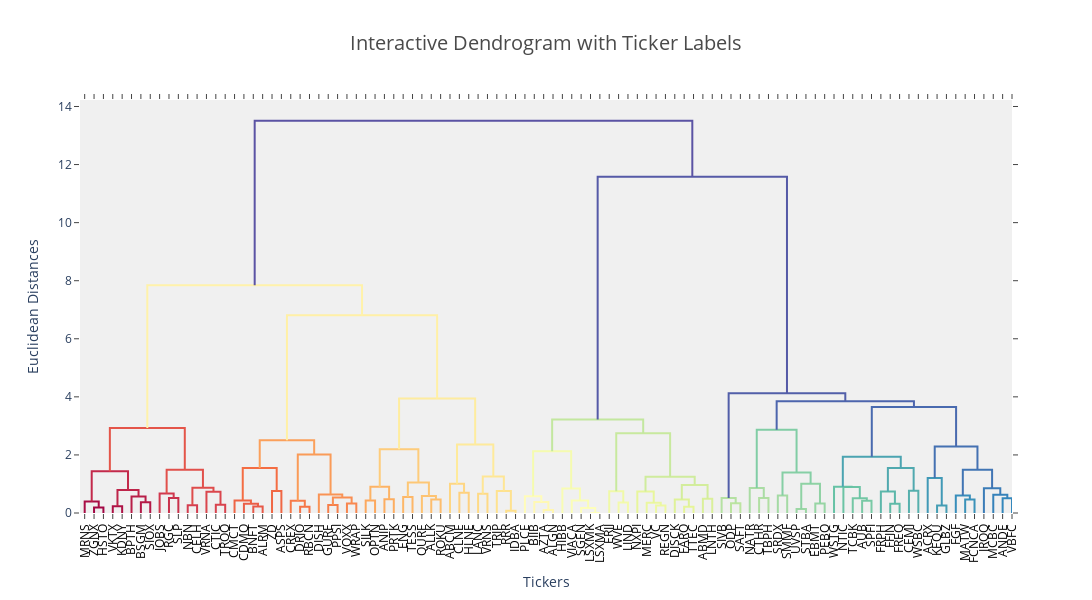

The notebook cell saved with this chart:
### Code cell
# Creating an interactive dendrogram using Plotly
fig = ff.create_dendrogram(
    scaled_features_reduced, 
    labels=labels_reduced,  # Adding ticker labels
    orientation='bottom',  
    linkagefun=lambda x: sch.linkage(x, method='ward')  # Use ward linkage
)

# Adding colours to clusters for better visualization
#fig.update_traces(marker=dict(colorscale='Viridis'), selector=dict(type='scatter'))
# Define a colour palette using seaborn or matplotlib
# Use any colormap; here, 'viridis' is chosen for a range of colours
colors = sns.color_palette("Spectral", len(fig['data'])).as_hex()

# Update line colors for each trace to make clusters more distinct
for i, trace in enumerate(fig['data']):
    trace.update(line=dict(color=colors[i % len(colors)], width=2))
    

# Updating layout for better readability
fig.update_layout(
    width=1800,
    height=600,
    title=dict(
        text='Interactive Dendrogram with Ticker Labels',
        x=0.5,
        xanchor='center',
        font=dict(size=20, color='#4a4a4a')),
    xaxis=dict(
        title='Tickers',
        showticklabels=True,
        tickangle=-90,
        tickfont=dict(size=12, color='black')
    ),
    yaxis=dict(
        title='Euclidean Distances',
        gridcolor='LightGray',
        zerolinecolor='Gray'
    ),
    plot_bgcolor='#f0f0f0'  # Light background color for contrast
)

# Display the interactive dendrogram
fig.show()

### Figure 1 — Plotly figure (JSON) as saved in the notebook; plotly's stock layout.template omitted (floating-point values rounded to 4 significant figures)
{"data": [{"hoverinfo": "text", "line": {"color": "#a20643", "width": 2}, "marker": {"color": "rgb(61,153,112)"}, "mode": "lines", "type": "scatter", "x": [15.0, 15.0, 25.0, 25.0], "xaxis": "x", "y": [0.0, 0.1876, 0.1876, 0.0], "yaxis": "y"}, {"hoverinfo": "text", "line": {"color": "#a90d45", "width": 2}, "marker": {"color": "rgb(61,153,112)"}, "mode": "lines", "type": "scatter", "x": [5.0, 5.0, 20.0, 20.0], "xaxis": "x", "y": [0.0, 0.3975, 0.3975, 0.1876], "yaxis": "y"}, {"hoverinfo": "text", "line": {"color": "#ad1246", "width": 2}, "marker": {"color": "rgb(61,153,112)"}, "mode": "lines", "type": "scatter", "x": [35.0, 35.0, 45.0, 45.0], "xaxis": "x", "y": [0.0, 0.2292, 0.2292, 0.0], "yaxis": "y"}, {"hoverinfo": "text", "line": {"color": "#b41947", "width": 2}, "marker": {"color": "rgb(61,153,112)"}, "mode": "lines", "type": "scatter", "x": [65.0, 65.0, 75.0, 75.0], "xaxis": "x", "y": [0.0, 0.3717, 0.3717, 0.0], "yaxis": "y"}, {"hoverinfo": "text", "line": {"color": "#b81e48", "width": 2}, "marker": {"color": "rgb(61,153,112)"}, "mode": "lines", "type": "scatter", "x": [55.0, 55.0, 70.0, 70.0], "xaxis": "x", "y": [0.0, 0.5664, 0.5664, 0.3717], "yaxis": "y"}, {"hoverinfo": "text", "line": {"color": "#be254a", "width": 2}, "marker": {"color": "rgb(61,153,112)"}, "mode": "lines", "type": "scatter", "x": [40.0, 40.0, 62.5, 62.5], "xaxis": "x", "y": [0.2292, 0.7898, 0.7898, 0.5664], "yaxis": "y"}, {"hoverinfo": "text", "line": {"color": "#c32a4b", "width": 2}, "marker": {"color": "rgb(61,153,112)"}, "mode": "lines", "type": "scatter", "x": [12.5, 12.5, 51.25, 51.25], "xaxis": "x", "y": [0.3975, 1.439, 1.439, 0.7898], "yaxis": "y"}, {"hoverinfo": "text", "line": {"color": "#c9314c", "width": 2}, "marker": {"color": "rgb(61,153,112)"}, "mode": "lines", "type": "scatter", "x": [95.0, 95.0, 105.0, 105.0], "xaxis": "x", "y": [0.0, 0.5168, 0.5168, 0.0], "yaxis": "y"}, {"hoverinfo": "text", "line": {"color": "#d0384e", "width": 2}, "marker": {"color": "rgb(61,153,112)"}, "mode": "lines", "type": "scatter", "x": [85.0, 85.0, 100.0, 100.0], "xaxis": "x", "y": [0.0, 0.6685, 0.6685, 0.5168], "yaxis": "y"}, {"hoverinfo": "text", "line": {"color": "#d43d4f", "width": 2}, "marker": {"color": "rgb(61,153,112)"}, "mode": "lines", "type": "scatter", "x": [115.0, 115.0, 125.0, 125.0], "xaxis": "x", "y": [0.0, 0.2639, 0.2639, 0.0], "yaxis": "y"}, {"hoverinfo": "text", "line": {"color": "#d8434e", "width": 2}, "marker": {"color": "rgb(61,153,112)"}, "mode": "lines", "type": "scatter", "x": [145.0, 145.0, 155.0, 155.0], "xaxis": "x", "y": [0.0, 0.2824, 0.2824, 0.0], "yaxis": "y"}, {"hoverinfo": "text", "line": {"color": "#da464d", "width": 2}, "marker": {"color": "rgb(61,153,112)"}, "mode": "lines", "type": "scatter", "x": [135.0, 135.0, 150.0, 150.0], "xaxis": "x", "y": [0.0, 0.7336, 0.7336, 0.2824], "yaxis": "y"}, {"hoverinfo": "text", "line": {"color": "#de4c4b", "width": 2}, "marker": {"color": "rgb(61,153,112)"}, "mode": "lines", "type": "scatter", "x": [120.0, 120.0, 142.5, 142.5], "xaxis": "x", "y": [0.2639, 0.8723, 0.8723, 0.7336], "yaxis": "y"}, {"hoverinfo": "text", "line": {"color": "#e1504b", "width": 2}, "marker": {"color": "rgb(61,153,112)"}, "mode": "lines", "type": "scatter", "x": [92.5, 92.5, 131.2, 131.2], "xaxis": "x", "y": [0.6685, 1.486, 1.486, 0.8723], "yaxis": "y"}, {"hoverinfo": "text", "line": {"color": "#e45549", "width": 2}, "marker": {"color": "rgb(61,153,112)"}, "mode": "lines", "type": "scatter", "x": [31.88, 31.88, 111.9, 111.9], "xaxis": "x", "y": [1.439, 2.928, 2.928, 1.486], "yaxis": "y"}, {"hoverinfo": "text", "line": {"color": "#e75948", "width": 2}, "marker": {"color": "rgb(61,153,112)"}, "mode": "lines", "type": "scatter", "x": [185.0, 185.0, 195.0, 195.0], "xaxis": "x", "y": [0.0, 0.2207, 0.2207, 0.0], "yaxis": "y"}, {"hoverinfo": "text", "line": {"color": "#ea5e47", "width": 2}, "marker": {"color": "rgb(61,153,112)"}, "mode": "lines", "type": "scatter", "x": [175.0, 175.0, 190.0, 190.0], "xaxis": "x", "y": [0.0, 0.3184, 0.3184, 0.2207], "yaxis": "y"}, {"hoverinfo": "text", "line": {"color": "#ee6445", "width": 2}, "marker": {"color": "rgb(61,153,112)"}, "mode": "lines", "type": "scatter", "x": [165.0, 165.0, 182.5, 182.5], "xaxis": "x", "y": [0.0, 0.4342, 0.4342, 0.3184], "yaxis": "y"}, {"hoverinfo": "text", "line": {"color": "#f06744", "width": 2}, "marker": {"color": "rgb(61,153,112)"}, "mode": "lines", "type": "scatter", "x": [205.0, 205.0, 215.0, 215.0], "xaxis": "x", "y": [0.0, 0.7583, 0.7583, 0.0], "yaxis": "y"}, {"hoverinfo": "text", "line": {"color": "#f46d43", "width": 2}, "marker": {"color": "rgb(61,153,112)"}, "mode": "lines", "type": "scatter", "x": [173.8, 173.8, 210.0, 210.0], "xaxis": "x", "y": [0.4342, 1.549, 1.549, 0.7583], "yaxis": "y"}, {"hoverinfo": "text", "line": {"color": "#f57245", "width": 2}, "marker": {"color": "rgb(61,153,112)"}, "mode": "lines", "type": "scatter", "x": [235.0, 235.0, 245.0, 245.0], "xaxis": "x", "y": [0.0, 0.2162, 0.2162, 0.0], "yaxis": "y"}, {"hoverinfo": "text", "line": {"color": "#f67a49", "width": 2}, "marker": {"color": "rgb(61,153,112)"}, "mode": "lines", "type": "scatter", "x": [225.0, 225.0, 240.0, 240.0], "xaxis": "x", "y": [0.0, 0.4209, 0.4209, 0.2162], "yaxis": "y"}, {"hoverinfo": "text", "line": {"color": "#f67f4b", "width": 2}, "marker": {"color": "rgb(61,153,112)"}, "mode": "lines", "type": "scatter", "x": [265.0, 265.0, 275.0, 275.0], "xaxis": "x", "y": [0.0, 0.2715, 0.2715, 0.0], "yaxis": "y"}, {"hoverinfo": "text", "line": {"color": "#f8864f", "width": 2}, "marker": {"color": "rgb(61,153,112)"}, "mode": "lines", "type": "scatter", "x": [285.0, 285.0, 295.0, 295.0], "xaxis": "x", "y": [0.0, 0.3267, 0.3267, 0.0], "yaxis": "y"}, {"hoverinfo": "text", "line": {"color": "#f98e52", "width": 2}, "marker": {"color": "rgb(61,153,112)"}, "mode": "lines", "type": "scatter", "x": [270.0, 270.0, 290.0, 290.0], "xaxis": "x", "y": [0.2715, 0.5306, 0.5306, 0.3267], "yaxis": "y"}, {"hoverinfo": "text", "line": {"color": "#f99355", "width": 2}, "marker": {"color": "rgb(61,153,112)"}, "mode": "lines", "type": "scatter", "x": [255.0, 255.0, 280.0, 280.0], "xaxis": "x", "y": [0.0, 0.639, 0.639, 0.5306], "yaxis": "y"}, {"hoverinfo": "text", "line": {"color": "#fa9b58", "width": 2}, "marker": {"color": "rgb(61,153,112)"}, "mode": "lines", "type": "scatter", "x": [232.5, 232.5, 267.5, 267.5], "xaxis": "x", "y": [0.4209, 2.019, 2.019, 0.639], "yaxis": "y"}, {"hoverinfo": "text", "line": {"color": "#fba05b", "width": 2}, "marker": {"color": "rgb(61,153,112)"}, "mode": "lines", "type": "scatter", "x": [191.9, 191.9, 250.0, 250.0], "xaxis": "x", "y": [1.549, 2.505, 2.505, 2.019], "yaxis": "y"}, {"hoverinfo": "text", "line": {"color": "#fca85e", "width": 2}, "marker": {"color": "rgb(61,153,112)"}, "mode": "lines", "type": "scatter", "x": [305.0, 305.0, 315.0, 315.0], "xaxis": "x", "y": [0.0, 0.433, 0.433, 0.0], "yaxis": "y"}, {"hoverinfo": "text", "line": {"color": "#fdad60", "width": 2}, "marker": {"color": "rgb(61,153,112)"}, "mode": "lines", "type": "scatter", "x": [325.0, 325.0, 335.0, 335.0], "xaxis": "x", "y": [0.0, 0.4744, 0.4744, 0.0], "yaxis": "y"}, {"hoverinfo": "text", "line": {"color": "#fdb365", "width": 2}, "marker": {"color": "rgb(61,153,112)"}, "mode": "lines", "type": "scatter", "x": [310.0, 310.0, 330.0, 330.0], "xaxis": "x", "y": [0.433, 0.9006, 0.9006, 0.4744], "yaxis": "y"}, {"hoverinfo": "text", "line": {"color": "#fdb768", "width": 2}, "marker": {"color": "rgb(61,153,112)"}, "mode": "lines", "type": "scatter", "x": [345.0, 345.0, 355.0, 355.0], "xaxis": "x", "y": [0.0, 0.553, 0.553, 0.0], "yaxis": "y"}, {"hoverinfo": "text", "line": {"color": "#fdbd6d", "width": 2}, "marker": {"color": "rgb(61,153,112)"}, "mode": "lines", "type": "scatter", "x": [375.0, 375.0, 385.0, 385.0], "xaxis": "x", "y": [0.0, 0.4613, 0.4613, 0.0], "yaxis": "y"}, {"hoverinfo": "text", "line": {"color": "#fdc372", "width": 2}, "marker": {"color": "rgb(61,153,112)"}, "mode": "lines", "type": "scatter", "x": [365.0, 365.0, 380.0, 380.0], "xaxis": "x", "y": [0.0, 0.5851, 0.5851, 0.4613], "yaxis": "y"}, {"hoverinfo": "text", "line": {"color": "#fdc776", "width": 2}, "marker": {"color": "rgb(61,153,112)"}, "mode": "lines", "type": "scatter", "x": [350.0, 350.0, 372.5, 372.5], "xaxis": "x", "y": [0.553, 1.048, 1.048, 0.5851], "yaxis": "y"}, {"hoverinfo": "text", "line": {"color": "#fecc7b", "width": 2}, "marker": {"color": "rgb(61,153,112)"}, "mode": "lines", "type": "scatter", "x": [320.0, 320.0, 361.2, 361.2], "xaxis": "x", "y": [0.9006, 2.195, 2.195, 1.048], "yaxis": "y"}, {"hoverinfo": "text", "line": {"color": "#fed07e", "width": 2}, "marker": {"color": "rgb(61,153,112)"}, "mode": "lines", "type": "scatter", "x": [405.0, 405.0, 415.0, 415.0], "xaxis": "x", "y": [0.0, 0.7014, 0.7014, 0.0], "yaxis": "y"}, {"hoverinfo": "text", "line": {"color": "#fed683", "width": 2}, "marker": {"color": "rgb(61,153,112)"}, "mode": "lines", "type": "scatter", "x": [395.0, 395.0, 410.0, 410.0], "xaxis": "x", "y": [0.0, 1.008, 1.008, 0.7014], "yaxis": "y"}, {"hoverinfo": "text", "line": {"color": "#feda86", "width": 2}, "marker": {"color": "rgb(61,153,112)"}, "mode": "lines", "type": "scatter", "x": [425.0, 425.0, 435.0, 435.0], "xaxis": "x", "y": [0.0, 0.6661, 0.6661, 0.0], "yaxis": "y"}, {"hoverinfo": "text", "line": {"color": "#fee08b", "width": 2}, "marker": {"color": "rgb(61,153,112)"}, "mode": "lines", "type": "scatter", "x": [455.0, 455.0, 465.0, 465.0], "xaxis": "x", "y": [0.0, 0.07894, 0.07894, 0.0], "yaxis": "y"}, {"hoverinfo": "text", "line": {"color": "#fee28f", "width": 2}, "marker": {"color": "rgb(61,153,112)"}, "mode": "lines", "type": "scatter", "x": [445.0, 445.0, 460.0, 460.0], "xaxis": "x", "y": [0.0, 0.7592, 0.7592, 0.07894], "yaxis": "y"}, {"hoverinfo": "text", "line": {"color": "#fee695", "width": 2}, "marker": {"color": "rgb(61,153,112)"}, "mode": "lines", "type": "scatter", "x": [430.0, 430.0, 452.5, 452.5], "xaxis": "x", "y": [0.6661, 1.255, 1.255, 0.7592], "yaxis": "y"}, {"hoverinfo": "text", "line": {"color": "#feea9b", "width": 2}, "marker": {"color": "rgb(61,153,112)"}, "mode": "lines", "type": "scatter", "x": [402.5, 402.5, 441.2, 441.2], "xaxis": "x", "y": [1.008, 2.357, 2.357, 1.255], "yaxis": "y"}, {"hoverinfo": "text", "line": {"color": "#feec9f", "width": 2}, "marker": {"color": "rgb(61,153,112)"}, "mode": "lines", "type": "scatter", "x": [340.6, 340.6, 421.9, 421.9], "xaxis": "x", "y": [2.195, 3.94, 3.94, 2.357], "yaxis": "y"}, {"hoverinfo": "text", "line": {"color": "#fff0a6", "width": 2}, "marker": {"color": "rgb(61,153,112)"}, "mode": "lines", "type": "scatter", "x": [220.9, 220.9, 381.2, 381.2], "xaxis": "x", "y": [2.505, 6.81, 6.81, 3.94], "yaxis": "y"}, {"hoverinfo": "text", "line": {"color": "#fff2aa", "width": 2}, "marker": {"color": "rgb(61,153,112)"}, "mode": "lines", "type": "scatter", "x": [71.88, 71.88, 301.1, 301.1], "xaxis": "x", "y": [2.928, 7.847, 7.847, 6.81], "yaxis": "y"}, {"hoverinfo": "text", "line": {"color": "#fff6b0", "width": 2}, "marker": {"color": "rgb(255,65,54)"}, "mode": "lines", "type": "scatter", "x": [495.0, 495.0, 505.0, 505.0], "xaxis": "x", "y": [0.0, 0.104, 0.104, 0.0], "yaxis": "y"}, {"hoverinfo": "text", "line": {"color": "#fff8b4", "width": 2}, "marker": {"color": "rgb(255,65,54)"}, "mode": "lines", "type": "scatter", "x": [485.0, 485.0, 500.0, 500.0], "xaxis": "x", "y": [0.0, 0.3751, 0.3751, 0.104], "yaxis": "y"}, {"hoverinfo": "text", "line": {"color": "#fffcba", "width": 2}, "marker": {"color": "rgb(255,65,54)"}, "mode": "lines", "type": "scatter", "x": [475.0, 475.0, 492.5, 492.5], "xaxis": "x", "y": [0.0, 0.5807, 0.5807, 0.3751], "yaxis": "y"}, {"hoverinfo": "text", "line": {"color": "#ffffbe", "width": 2}, "marker": {"color": "rgb(255,65,54)"}, "mode": "lines", "type": "scatter", "x": [545.0, 545.0, 555.0, 555.0], "xaxis": "x", "y": [0.0, 0.0, 0.0, 0.0], "yaxis": "y"}, {"hoverinfo": "text", "line": {"color": "#fdfebb", "width": 2}, "marker": {"color": "rgb(255,65,54)"}, "mode": "lines", "type": "scatter", "x": [535.0, 535.0, 550.0, 550.0], "xaxis": "x", "y": [0.0, 0.1763, 0.1763, 0.0], "yaxis": "y"}, {"hoverinfo": "text", "line": {"color": "#fafdb7", "width": 2}, "marker": {"color": "rgb(255,65,54)"}, "mode": "lines", "type": "scatter", "x": [525.0, 525.0, 542.5, 542.5], "xaxis": "x", "y": [0.0, 0.4268, 0.4268, 0.1763], "yaxis": "y"}, {"hoverinfo": "text", "line": {"color": "#f8fcb4", "width": 2}, "marker": {"color": "rgb(255,65,54)"}, "mode": "lines", "type": "scatter", "x": [515.0, 515.0, 533.8, 533.8], "xaxis": "x", "y": [0.0, 0.8454, 0.8454, 0.4268], "yaxis": "y"}, {"hoverinfo": "text", "line": {"color": "#f5fbaf", "width": 2}, "marker": {"color": "rgb(255,65,54)"}, "mode": "lines", "type": "scatter", "x": [483.8, 483.8, 524.4, 524.4], "xaxis": "x", "y": [0.5807, 2.128, 2.128, 0.8454], "yaxis": "y"}, {"hoverinfo": "text", "line": {"color": "#f3faac", "width": 2}, "marker": {"color": "rgb(255,65,54)"}, "mode": "lines", "type": "scatter", "x": [575.0, 575.0, 585.0, 585.0], "xaxis": "x", "y": [0.0, 0.3645, 0.3645, 0.0], "yaxis": "y"}, {"hoverinfo": "text", "line": {"color": "#f0f9a7", "width": 2}, "marker": {"color": "rgb(255,65,54)"}, "mode": "lines", "type": "scatter", "x": [565.0, 565.0, 580.0, 580.0], "xaxis": "x", "y": [0.0, 0.7461, 0.7461, 0.3645], "yaxis": "y"}, {"hoverinfo": "text", "line": {"color": "#eef8a4", "width": 2}, "marker": {"color": "rgb(255,65,54)"}, "mode": "lines", "type": "scatter", "x": [615.0, 615.0, 625.0, 625.0], "xaxis": "x", "y": [0.0, 0.255, 0.255, 0.0], "yaxis": "y"}, {"hoverinfo": "text", "line": {"color": "#ebf7a0", "width": 2}, "marker": {"color": "rgb(255,65,54)"}, "mode": "lines", "type": "scatter", "x": [605.0, 605.0, 620.0, 620.0], "xaxis": "x", "y": [0.0, 0.3524, 0.3524, 0.255], "yaxis": "y"}, {"hoverinfo": "text", "line": {"color": "#e8f69b", "width": 2}, "marker": {"color": "rgb(255,65,54)"}, "mode": "lines", "type": "scatter", "x": [595.0, 595.0, 612.5, 612.5], "xaxis": "x", "y": [0.0, 0.7383, 0.7383, 0.3524], "yaxis": "y"}, {"hoverinfo": "text", "line": {"color": "#e6f598", "width": 2}, "marker": {"color": "rgb(255,65,54)"}, "mode": "lines", "type": "scatter", "x": [645.0, 645.0, 655.0, 655.0], "xaxis": "x", "y": [0.0, 0.2185, 0.2185, 0.0], "yaxis": "y"}, {"hoverinfo": "text", "line": {"color": "#dff299", "width": 2}, "marker": {"color": "rgb(255,65,54)"}, "mode": "lines", "type": "scatter", "x": [635.0, 635.0, 650.0, 650.0], "xaxis": "x", "y": [0.0, 0.4651, 0.4651, 0.2185], "yaxis": "y"}, {"hoverinfo": "text", "line": {"color": "#daf09a", "width": 2}, "marker": {"color": "rgb(255,65,54)"}, "mode": "lines", "type": "scatter", "x": [665.0, 665.0, 675.0, 675.0], "xaxis": "x", "y": [0.0, 0.4874, 0.4874, 0.0], "yaxis": "y"}, {"hoverinfo": "text", "line": {"color": "#d3ed9c", "width": 2}, "marker": {"color": "rgb(255,65,54)"}, "mode": "lines", "type": "scatter", "x": [642.5, 642.5, 670.0, 670.0], "xaxis": "x", "y": [0.4651, 0.9626, 0.9626, 0.4874], "yaxis": "y"}, {"hoverinfo": "text", "line": {"color": "#cfec9d", "width": 2}, "marker": {"color": "rgb(255,65,54)"}, "mode": "lines", "type": "scatter", "x": [603.8, 603.8, 656.2, 656.2], "xaxis": "x", "y": [0.7383, 1.25, 1.25, 0.9626], "yaxis": "y"}, {"hoverinfo": "text", "line": {"color": "#c8e99e", "width": 2}, "marker": {"color": "rgb(255,65,54)"}, "mode": "lines", "type": "scatter", "x": [572.5, 572.5, 630.0, 630.0], "xaxis": "x", "y": [0.7461, 2.749, 2.749, 1.25], "yaxis": "y"}, {"hoverinfo": "text", "line": {"color": "#c3e79f", "width": 2}, "marker": {"color": "rgb(255,65,54)"}, "mode": "lines", "type": "scatter", "x": [504.1, 504.1, 601.2, 601.2], "xaxis": "x", "y": [2.128, 3.219, 3.219, 2.749], "yaxis": "y"}, {"hoverinfo": "text", "line": {"color": "#bce4a0", "width": 2}, "marker": {"color": "rgb(35,205,205)"}, "mode": "lines", "type": "scatter", "x": [695.0, 695.0, 705.0, 705.0], "xaxis": "x", "y": [0.0, 0.3356, 0.3356, 0.0], "yaxis": "y"}, {"hoverinfo": "text", "line": {"color": "#b5e1a2", "width": 2}, "marker": {"color": "rgb(35,205,205)"}, "mode": "lines", "type": "scatter", "x": [685.0, 685.0, 700.0, 700.0], "xaxis": "x", "y": [0.0, 0.5176, 0.5176, 0.3356], "yaxis": "y"}, {"hoverinfo": "text", "line": {"color": "#b1dfa3", "width": 2}, "marker": {"color": "rgb(35,205,205)"}, "mode": "lines", "type": "scatter", "x": [725.0, 725.0, 735.0, 735.0], "xaxis": "x", "y": [0.0, 0.5169, 0.5169, 0.0], "yaxis": "y"}, {"hoverinfo": "text", "line": {"color": "#aadca4", "width": 2}, "marker": {"color": "rgb(35,205,205)"}, "mode": "lines", "type": "scatter", "x": [715.0, 715.0, 730.0, 730.0], "xaxis": "x", "y": [0.0, 0.8596, 0.8596, 0.5169], "yaxis": "y"}, {"hoverinfo": "text", "line": {"color": "#a4daa4", "width": 2}, "marker": {"color": "rgb(35,205,205)"}, "mode": "lines", "type": "scatter", "x": [745.0, 745.0, 755.0, 755.0], "xaxis": "x", "y": [0.0, 0.6065, 0.6065, 0.0], "yaxis": "y"}, {"hoverinfo": "text", "line": {"color": "#9cd7a4", "width": 2}, "marker": {"color": "rgb(35,205,205)"}, "mode": "lines", "type": "scatter", "x": [765.0, 765.0, 775.0, 775.0], "xaxis": "x", "y": [0.0, 0.1385, 0.1385, 0.0], "yaxis": "y"}, {"hoverinfo": "text", "line": {"color": "#97d5a4", "width": 2}, "marker": {"color": "rgb(35,205,205)"}, "mode": "lines", "type": "scatter", "x": [785.0, 785.0, 795.0, 795.0], "xaxis": "x", "y": [0.0, 0.3265, 0.3265, 0.0], "yaxis": "y"}, {"hoverinfo": "text", "line": {"color": "#8fd2a4", "width": 2}, "marker": {"color": "rgb(35,205,205)"}, "mode": "lines", "type": "scatter", "x": [770.0, 770.0, 790.0, 790.0], "xaxis": "x", "y": [0.1385, 1.008, 1.008, 0.3265], "yaxis": "y"}, {"hoverinfo": "text", "line": {"color": "#86cfa5", "width": 2}, "marker": {"color": "rgb(35,205,205)"}, "mode": "lines", "type": "scatter", "x": [750.0, 750.0, 780.0, 780.0], "xaxis": "x", "y": [0.6065, 1.391, 1.391, 1.008], "yaxis": "y"}, {"hoverinfo": "text", "line": {"color": "#81cda5", "width": 2}, "marker": {"color": "rgb(35,205,205)"}, "mode": "lines", "type": "scatter", "x": [722.5, 722.5, 765.0, 765.0], "xaxis": "x", "y": [0.8596, 2.869, 2.869, 1.391], "yaxis": "y"}, {"hoverinfo": "text", "line": {"color": "#79c9a5", "width": 2}, "marker": {"color": "rgb(35,205,205)"}, "mode": "lines", "type": "scatter", "x": [835.0, 835.0, 845.0, 845.0], "xaxis": "x", "y": [0.0, 0.4206, 0.4206, 0.0], "yaxis": "y"}, {"hoverinfo": "text", "line": {"color": "#74c7a5", "width": 2}, "marker": {"color": "rgb(35,205,205)"}, "mode": "lines", "type": "scatter", "x": [825.0, 825.0, 840.0, 840.0], "xaxis": "x", "y": [0.0, 0.506, 0.506, 0.4206], "yaxis": "y"}, {"hoverinfo": "text", "line": {"color": "#6bc4a5", "width": 2}, "marker": {"color": "rgb(35,205,205)"}, "mode": "lines", "type": "scatter", "x": [815.0, 815.0, 832.5, 832.5], "xaxis": "x", "y": [0.0, 0.896, 0.896, 0.506], "yaxis": "y"}, {"hoverinfo": "text", "line": {"color": "#66c2a5", "width": 2}, "marker": {"color": "rgb(35,205,205)"}, "mode": "lines", "type": "scatter", "x": [805.0, 805.0, 823.8, 823.8], "xaxis": "x", "y": [0.0, 0.9076, 0.9076, 0.896], "yaxis": "y"}, {"hoverinfo": "text", "line": {"color": "#60bba8", "width": 2}, "marker": {"color": "rgb(35,205,205)"}, "mode": "lines", "type": "scatter", "x": [865.0, 865.0, 875.0, 875.0], "xaxis": "x", "y": [0.0, 0.3168, 0.3168, 0.0], "yaxis": "y"}, {"hoverinfo": "text", "line": {"color": "#5cb7aa", "width": 2}, "marker": {"color": "rgb(35,205,205)"}, "mode": "lines", "type": "scatter", "x": [855.0, 855.0, 870.0, 870.0], "xaxis": "x", "y": [0.0, 0.7415, 0.7415, 0.3168], "yaxis": "y"}, {"hoverinfo": "text", "line": {"color": "#56b0ad", "width": 2}, "marker": {"color": "rgb(35,205,205)"}, "mode": "lines", "type": "scatter", "x": [885.0, 885.0, 895.0, 895.0], "xaxis": "x", "y": [0.0, 0.7654, 0.7654, 0.0], "yaxis": "y"}, {"hoverinfo": "text", "line": {"color": "#50a9af", "width": 2}, "marker": {"color": "rgb(35,205,205)"}, "mode": "lines", "type": "scatter", "x": [862.5, 862.5, 890.0, 890.0], "xaxis": "x", "y": [0.7415, 1.554, 1.554, 0.7654], "yaxis": "y"}, {"hoverinfo": "text", "line": {"color": "#4ba4b1", "width": 2}, "marker": {"color": "rgb(35,205,205)"}, "mode": "lines", "type": "scatter", "x": [814.4, 814.4, 876.2, 876.2], "xaxis": "x", "y": [0.9076, 1.934, 1.934, 1.554], "yaxis": "y"}, {"hoverinfo": "text", "line": {"color": "#459eb4", "width": 2}, "marker": {"color": "rgb(35,205,205)"}, "mode": "lines", "type": "scatter", "x": [915.0, 915.0, 925.0, 925.0], "xaxis": "x", "y": [0.0, 0.2582, 0.2582, 0.0], "yaxis": "y"}, {"hoverinfo": "text", "line": {"color": "#4199b6", "width": 2}, "marker": {"color": "rgb(35,205,205)"}, "mode": "lines", "type": "scatter", "x": [905.0, 905.0, 920.0, 920.0], "xaxis": "x", "y": [0.0, 1.201, 1.201, 0.2582], "yaxis": "y"}, {"hoverinfo": "text", "line": {"color": "#3b92b9", "width": 2}, "marker": {"color": "rgb(35,205,205)"}, "mode": "lines", "type": "scatter", "x": [945.0, 945.0, 955.0, 955.0], "xaxis": "x", "y": [0.0, 0.4647, 0.4647, 0.0], "yaxis": "y"}, {"hoverinfo": "text", "line": {"color": "#378ebb", "width": 2}, "marker": {"color": "rgb(35,205,205)"}, "mode": "lines", "type": "scatter", "x": [935.0, 935.0, 950.0, 950.0], "xaxis": "x", "y": [0.0, 0.5994, 0.5994, 0.4647], "yaxis": "y"}, {"hoverinfo": "text", "line": {"color": "#3387bc", "width": 2}, "marker": {"color": "rgb(35,205,205)"}, "mode": "lines", "type": "scatter", "x": [985.0, 985.0, 995.0, 995.0], "xaxis": "x", "y": [0.0, 0.5047, 0.5047, 0.0], "yaxis": "y"}, {"hoverinfo": "text", "line": {"color": "#3682ba", "width": 2}, "marker": {"color": "rgb(35,205,205)"}, "mode": "lines", "type": "scatter", "x": [975.0, 975.0, 990.0, 990.0], "xaxis": "x", "y": [0.0, 0.6268, 0.6268, 0.5047], "yaxis": "y"}, {"hoverinfo": "text", "line": {"color": "#3b7cb7", "width": 2}, "marker": {"color": "rgb(35,205,205)"}, "mode": "lines", "type": "scatter", "x": [965.0, 965.0, 982.5, 982.5], "xaxis": "x", "y": [0.0, 0.8522, 0.8522, 0.6268], "yaxis": "y"}, {"hoverinfo": "text", "line": {"color": "#4175b4", "width": 2}, "marker": {"color": "rgb(35,205,205)"}, "mode": "lines", "type": "scatter", "x": [942.5, 942.5, 973.8, 973.8], "xaxis": "x", "y": [0.5994, 1.486, 1.486, 0.8522], "yaxis": "y"}, {"hoverinfo": "text", "line": {"color": "#4471b2", "width": 2}, "marker": {"color": "rgb(35,205,205)"}, "mode": "lines", "type": "scatter", "x": [912.5, 912.5, 958.1, 958.1], "xaxis": "x", "y": [1.201, 2.293, 2.293, 1.486], "yaxis": "y"}, {"hoverinfo": "text", "line": {"color": "#496aaf", "width": 2}, "marker": {"color": "rgb(35,205,205)"}, "mode": "lines", "type": "scatter", "x": [845.3, 845.3, 935.3, 935.3], "xaxis": "x", "y": [1.934, 3.654, 3.654, 2.293], "yaxis": "y"}, {"hoverinfo": "text", "line": {"color": "#4d65ad", "width": 2}, "marker": {"color": "rgb(35,205,205)"}, "mode": "lines", "type": "scatter", "x": [743.8, 743.8, 890.3, 890.3], "xaxis": "x", "y": [2.869, 3.848, 3.848, 3.654], "yaxis": "y"}, {"hoverinfo": "text", "line": {"color": "#525fa9", "width": 2}, "marker": {"color": "rgb(35,205,205)"}, "mode": "lines", "type": "scatter", "x": [692.5, 692.5, 817.0, 817.0], "xaxis": "x", "y": [0.5176, 4.126, 4.126, 3.848], "yaxis": "y"}, {"hoverinfo": "text", "line": {"color": "#555aa7", "width": 2}, "marker": {"color": "rgb(0,116,217)"}, "mode": "lines", "type": "scatter", "x": [552.7, 552.7, 754.8, 754.8], "xaxis": "x", "y": [3.219, 11.58, 11.58, 4.126], "yaxis": "y"}, {"hoverinfo": "text", "line": {"color": "#5b53a4", "width": 2}, "marker": {"color": "rgb(0,116,217)"}, "mode": "lines", "type": "scatter", "x": [186.5, 186.5, 653.7, 653.7], "xaxis": "x", "y": [7.847, 13.51, 13.51, 11.58], "yaxis": "y"}], "layout": {"autosize": false, "height": 600, "hovermode": "closest", "plot_bgcolor": "#f0f0f0", "showlegend": false, "title": {"font": {"color": "#4a4a4a", "size": 20}, "text": "Interactive Dendrogram with Ticker Labels", "x": 0.5, "xanchor": "center"}, "width": 1800, "xaxis": {"mirror": "allticks", "rangemode": "tozero", "showgrid": false, "showline": true, "showticklabels": true, "tickangle": -90, "tickfont": {"color": "black", "size": 12}, "tickmode": "array", "ticks": "outside", "ticktext": ["MRNS", "ZGNX", "HSTO", "VKTX", "KDNY", "BPTH", "BSGM", "SIOX", "JOBS", "RGC", "SLP", "NBN", "CELH", "VRNA", "CTIC", "TROO", "CMCT", "CDMO", "BNFT", "ALRM", "ZD", "ASPS", "CREX", "DRIO", "RBCN", "DISH", "GURE", "PPSI", "VOXX", "WRAP", "SILK", "OPTN", "ANIP", "PRTK", "ENG", "TESS", "QURE", "ALLK", "ROKU", "ABCM", "CLNE", "HLNE", "LANC", "VRNS", "TRIP", "RRR", "IDBA", "PLCE", "BIIB", "AZTA", "ALGN", "HIBB", "VIACA", "SGEN", "LSXMK", "LSXMA", "ERII", "WVE", "LIND", "NXPI", "MERC", "VC", "REGN", "DISCK", "FARO", "TTEC", "ABMD", "LNTH", "SIVB", "ODP", "SAFT", "NATR", "CTHR", "TBPH", "SRDX", "SMMF", "UVSP", "STBA", "EBMT", "PEBO", "WSTG", "NTIC", "TCBK", "AUB", "SPFI", "FRPH", "FFIN", "FREQ", "CEMI", "WSBC", "ACRX", "KEQU", "GLBZ", "FGF", "MATW", "FCNCA", "IROQ", "MCBC", "ANDE", "VBFC"], "tickvals": [5, 15, 25, 35, 45, 55, 65, 75, 85, 95, 105, 115, 125, 135, 145, 155, 165, 175, 185, 195, 205, 215, 225, 235, 245, 255, 265, 275, 285, 295, 305, 315, 325, 335, 345, 355, 365, 375, 385, 395, 405, 415, 425, 435, 445, 455, 465, 475, 485, 495, 505, 515, 525, 535, 545, 555, 565, 575, 585, 595, 605, 615, 625, 635, 645, 655, 665, 675, 685, 695, 705, 715, 725, 735, 745, 755, 765, 775, 785, 795, 805, 815, 825, 835, 845, 855, 865, 875, 885, 895, 905, 915, 925, 935, 945, 955, 965, 975, 985, 995], "title": {"text": "Tickers"}, "type": "linear", "zeroline": false}, "yaxis": {"gridcolor": "LightGray", "mirror": "allticks", "rangemode": "tozero", "showgrid": false, "showline": true, "showticklabels": true, "ticks": "outside", "title": {"text": "Euclidean Distances"}, "type": "linear", "zeroline": false, "zerolinecolor": "Gray"}}}
